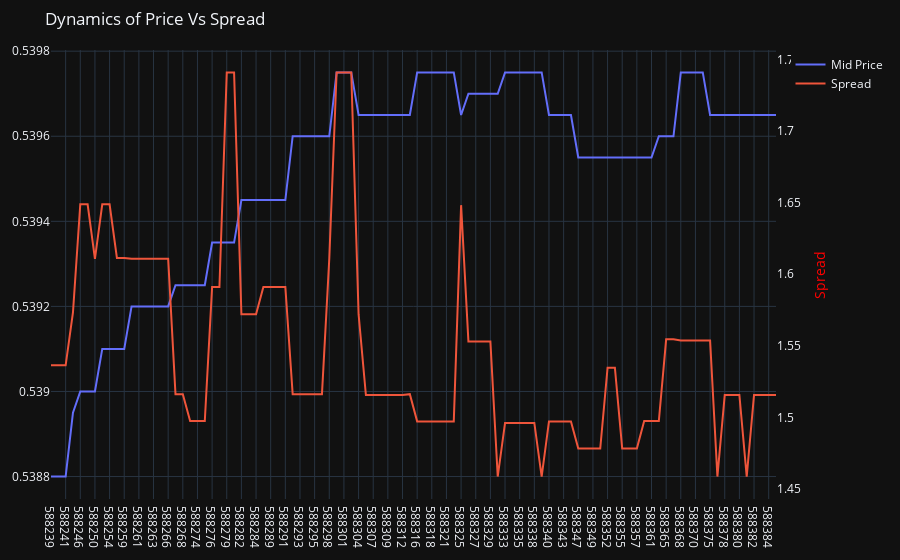

The code cell stored with this chart in its notebook:
### Code cell
fig = go.Figure()

fig.add_trace(go.Scatter(x=AggData['ID'], y=AggData['MidPrice'], name='Mid Price', xaxis='x'))
fig.add_trace(go.Scatter(x=AggData['ID'], y=AggData['Spread'], name='Spread', yaxis='y2'))


# Configure the right y-axes
fig.update_layout(
    yaxis2=dict(title='Spread', titlefont=dict(color='red'), side='right', overlaying='y', showgrid=False),
    showlegend=True
)

# Adjust the spacing to avoid overlapping axis values
fig.update_layout(margin=dict(l=50, r=50, t=50, b=50),  
                    template='plotly_dark', title='Dynamics of Price Vs Spread',)

# Show the chart
fig.show()
